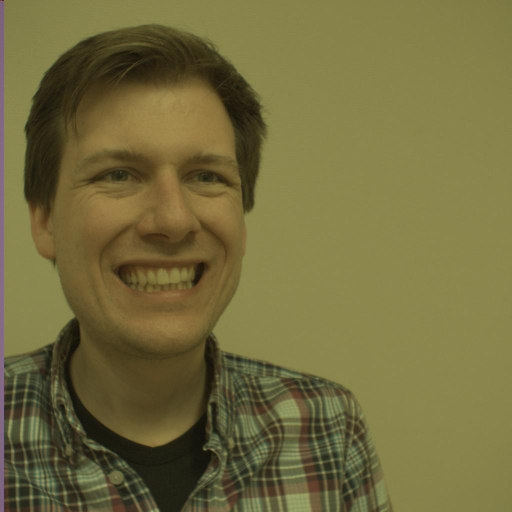
%> input picture samples/subjects/1/subject1_Left_1.jpg, 1024 x 1024 px (shown at 1/2 size)
$ octave main.m   (GNU Octave 9; MATLAB toolbox functions it lacks are replaced by stand-ins)
%> lines starting %> are read from the running program, lines starting %| are printed output that depends on the picture; in (x1, y1, x2, y2) boxes, pixels count from 0 and x2, y2 are one past the last pixel; in counts of white or black regions, pixels touching at a corner belong together; the program's own positions count from 1
%> further down, image_left is the input picture: size 1024x1024x3 uint8; mean R, G, B 115.2, 107.6, 62.1
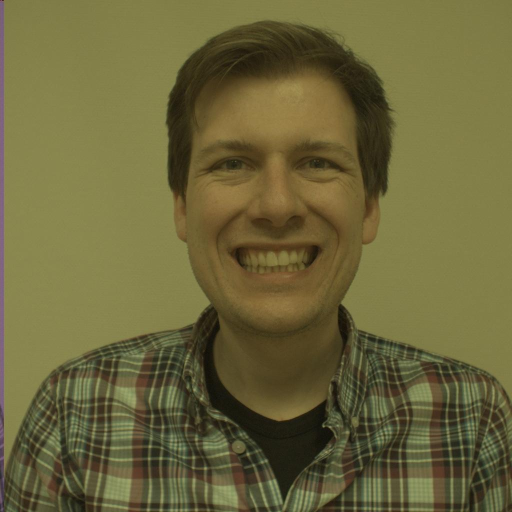
%> input picture samples/subjects/1/subject1_Middle_1.jpg, 1024 x 1024 px (shown at 1/2 size)
%> further down, image_middle is the input picture: size 1024x1024x3 uint8; mean R, G, B 107.9, 102, 59.5
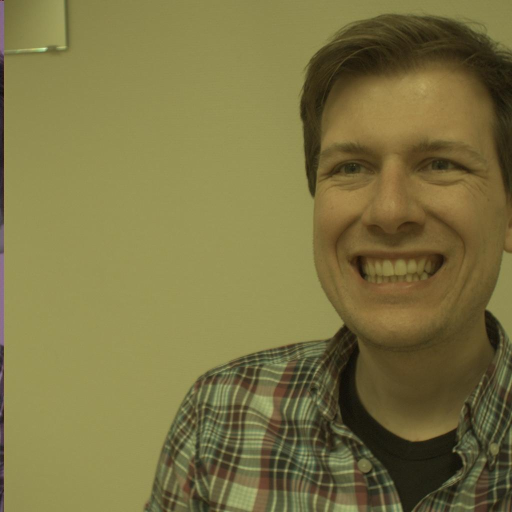
%> input picture samples/subjects/1/subject1_Right_1.jpg, 1024 x 1024 px (shown at 1/2 size)
%> further down, image_right is the input picture: size 1024x1024x3 uint8; mean R, G, B 124.2, 116.2, 67.5
### src/ut_edge.m
function [Iout]=ut_edge(varargin)
%ut_edge	Marr-Hilderth and Canny edge detectors
%
%   Iout = UT_EDGE(Iin) finds the possible edges in image Iin using an
%   implementation of the Canny edge detector. The derivatives are
%   calculated from a 2-D Gaussian function implemented with UT_GAUSS.
%   The localization is done by finding the zero-crossings of the second
%   directional derivatives (instead of directional maximum suppression
%   such as implemented by EDGE from the image processing toolbox). The
%   sigma (standard deviation) of the Gaussian  filtering is set to 2.
%   Iout is a 2-dimensional array with the same size as Iin. The no-edge
%   pixels are indicated in Iout as zeroes. Edge pixels carries the edge
%   strength as grey level. The edge strength is scaled between 0 and 1.
%
%   Iout = UT_EDGE(Iin,...,OPTION,OPTIONVAL,...) finds the possible edges
%   with some options switched on, and with parameter(s) set to OPTIONVAL.
%   The  following options are available:
%
%   'marrhildreth' or 'm':  Perform Marr-Hildreth operation, i.e. Laplacian
%                           of Gaussian, rather than Canny operation.
%   'canny' or 'c':         Perform Canny operation (default).
%   'sigma' or 's':         The width (standard deviation) of the Gaussian
%                           filtering is set to OPTIONVAL (default: 2)
%   'threshold' or 't':     Return a binary (logical) edge map instead of edge
%                           strengths. The edges are detected by
%                           thresholding it at OPTIONVAL. If OPTIONVAL is
%                           omitted, the default of the threshold is 0.1.
%   'hysteresis' or 'h':    Return a binary (logical) edge map instead of edge
%                           strengths. The edge are detected by hysteresis
%                           thresholding. Two thresholds are applied. The
%                           edges detected with the higher thresholds form
%                           the seed that is propagated in the edge
%                           segments obtained by thresholding with the
%                           lower threshold. OPTIONVAL is a two-element
%                           vector. The first element specifies the
%                           fraction of pixels that will be assigned to
%                           candidate edges (detected with the lower
%                           threshold). The second element is the fraction
%                           of pixels that will be assigned to seed edges
%                           (detected with the higher threshold). If
%                           OPTIONVAL is omitted, the default of [0.1 0.03]
%                           is assumed. If OPTIONVAL is a scalar, then the
%                           default assignment to the second element is
%                           0.3*OPTIONVAL.
%
%   Copyright: F. van der Heijden, F.vanderHeijden@utwente.nl
%   Laboratory for Measurements and Instrumentation
%   University of Twente, the Netherlands
%   Version 1.3, date: 21-02-2018
%
%   See also UT_GAUSS, EDGE.

[Iin,sigma,operator,threshold_method,thres_parm]=ParseInputs(varargin{:});

grad=(ut_gauss(Iin,sigma,1,0).^2+ut_gauss(Iin,sigma,0,1).^2).^0.5;
grad=grad/max(grad(:));

if strcmp(operator,'marrhildreth')
    lap=ut_gauss(Iin,sigma,2,0)+ut_gauss(Iin,sigma,0,2);
    zerocross=ut_levelx(lap,0.0);
    Iout=grad.*zerocross;
end

if strcmp(operator,'canny')
    SDGD=ut_gauss(Iin,sigma,1,0).^2.*ut_gauss(Iin,sigma,2,0)+ ...
        2*ut_gauss(Iin,sigma,1,0).*ut_gauss(Iin,sigma,0,1).*ut_gauss(Iin,sigma,1,1)+...
        ut_gauss(Iin,sigma,0,1).^2.*ut_gauss(Iin,sigma,0,2);
    zerocross=ut_levelx(SDGD,0.0);
    Iout=grad.*zerocross;
end

if strcmp(threshold_method,'threshold')
    Iout = logical(Iout>thres_parm(1));
end

if strcmp(threshold_method,'hysteresis')
    Iout_sorted = sort(Iout(:));
    thres_parm(1) = Iout_sorted(max(floor((1-thres_parm(1))*numel(Iout)),1));
    thres_parm(2) = Iout_sorted(max(floor((1-thres_parm(2))*numel(Iout)),1));
    Iout_mask = Iout>thres_parm(1);
    Iout_marker = Iout>thres_parm(2);
    Iout=imreconstruct(Iout_marker,Iout_mask);
end


%----------------------------------------------------------------------
% Subfunction ParseInputs
%----------------------------------------------------------------------

function [Iin,Sigma,operator,threshold_method,thres_parm] =  ParseInputs(varargin)

narginchk(1,30);


Iin = double(varargin{1});
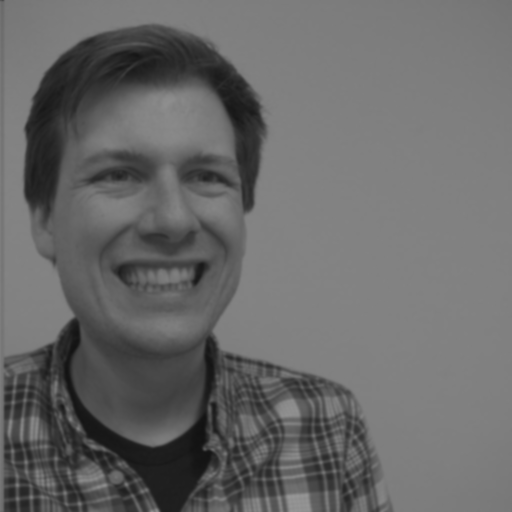
%> Iin: size 1024x1024 double (shown at 1/2 size); min 17, max 151, mean 104.7
if ndims(Iin)~=2
    error('Iin must be a 2-dimensional array');
end

%defaults
Sigma=2;
operator = 'canny';
threshold_method = 'none';
thres_parm = [0.1, 0.03];

options = {'canny','c','marrhildreth','m','threshold','t','hysteresis','h','sigma','s'};

if nargin>1
    for k=2:length(varargin)
        if ischar(varargin{k})
            string = lower(varargin{k});
            j = strmatch(string,options,'exact');
            if isempty(j)
                error(['Invalid input string: ''' varargin{k} '''.']);
            end
            switch string
                case {'canny','c','marrhildreth','m'}
                    if strcmp(string,'m'), string = 'marrhildreth'; end;
                    if strcmp(string,'c'), string = 'canny'; end;
                    operator = string;
                case {'sigma','s'}
                    if nargin>k & isnumeric(varargin{k+1})
                        Sigma = varargin{k+1};
                        k=k+1;
                    end
                case {'threshold','t'}
                    threshold_method = 'threshold';
                    thres_parm = [0.1 0.03];
                    if nargin>k & isnumeric(varargin{k+1})
                        thres_parm(1) = varargin{k+1};
                        k=k+1;
                    end
                case {'hysteresis','h'}
                    threshold_method = 'hysteresis';
                    thres_parm = [0.1 0.03];
                    if nargin>k & isnumeric(varargin{k+1})
                        thres_parm = varargin{k+1};
                        if length(thres_parm)==1
                            thres_parm(2) =  0.3*thres_parm(1);
                        end
                        k=k+1;
                    end
            end
        end
    end
%> this loop made 4 passes
%> (j, Sigma) on pass 3: (10, 2)
%> in ut_edge, `[Iin,sigma,operator,threshold_method,thres_parm]=ParseInputs(varargin{..`: sigma = 2; operator = 'canny'; threshold_method = 'hysteresis'; thres_parm = [0.1 0.03]
end

if Sigma<0
    error('Sigma must be positive');
end

if strcmp(threshold_method , 'hysteresis')
    if thres_parm(1)<0 | thres_parm(1)>1 | thres_parm(2)<0 | thres_parm(2)>1
        error('hysteresis: threshold parameters out of range');
    end
    if thres_parm(2)>thres_parm(1)
        error('hysteresis: the second threshold must be less than the first');
    end
end

### src/ut_gauss.m
function [Iout]=ut_gauss(varargin)
%ut_gauss	- 2-D filtering using Gaussian masks
%
%   H = UT_GAUSS(I,SIGMA,DX,DY) filters the data in image I with a 2-D FIR
%   filter whose PSF closely approximates a Gaussian function or one of its
%   derivatives. The width (scale; standard deviation) of the Gaussian is
%   SIGMA (default SIGMA=2).
%
%   Different types of masks can be specified by parameters DX,DY:
%
%       DX   - number of diferentiations in x direction
%       DY   - number of diferentiations in y direction
%
%   Default: DX=0,DY=0.
%
%   - DX+DY must be less or equal to 2.
%   - The size of the mask is 2*ceil(4*SIGMA)+1.
%   - The elements of the PSF are obtained by area sampling of the
%     continuous function, rather than impulse sampling. (Area sampling is
%     equivalent to impulse sampling preceded by a prefilter. The prefilter
%     prevents large aliasing errors that would otherwise occur if SIGMA is
%     too small (say, smaller than 1.5). However, the prefilter also introduces a
%     resolution error that becomes noticeable if SIGMA is smaller than,
%     say, 0.7. The response of the prefilter is a rectangular function with unit width).
%   - UT_GAUSS uses IMFILTER with the replication option on.
%
%   Copyright: F. van der Heijden, F.vanderHeijden@utwente.nl
%   Laboratory for Measurements and Instrumentation
%   University of Twente, the Netherlands
%   Version 1.0, date: 25-10-2004
%
%  See also IMFILTER
[Iin,sigma,typein]=ParseInputs(varargin{:});

winsiz = ceil(4*sigma);
n=2*winsiz+1;


%gaussian
if strcmp(typein,'normal')
    kernel=create_gauss_kernel(sigma,n,winsiz);
    Iout=imfilter(double(Iin),double(kernel),'replicate','conv');
    Iout=imfilter(double(Iout),double(kernel'),'replicate','conv');
end

%gauss-dx
if strcmp(typein,'dx')
    kernel=create_gauss_kernel(sigma,n,winsiz);
    Iout=imfilter(double(Iin),double(kernel'),'replicate','conv');
    kernel=create_gauss_kernel_x(sigma,n,winsiz);
    Iout=imfilter(double(Iout),double(kernel),'replicate','conv');
end

%gauss-dxdx
if strcmp(typein,'dxdx')
    kernel=create_gauss_kernel(sigma,n,winsiz);
    Iout=imfilter(double(Iin),double(kernel'),'replicate','conv');
    kernel=create_gauss_kernel_xx(sigma,n,winsiz);
    Iout=imfilter(double(Iout),double(kernel),'replicate','conv');
end

%gauss-dy
if strcmp(typein,'dy')
    kernel=create_gauss_kernel(sigma,n,winsiz);
    Iout=imfilter(double(Iin),double(kernel),'replicate','conv');
    kernel=create_gauss_kernel_x(sigma,n,winsiz);
    Iout=imfilter(double(Iout),double(kernel'),'replicate','conv');
end

%gauss-dydy
if strcmp(typein,'dydy')
    kernel=create_gauss_kernel(sigma,n,winsiz);
    Iout=imfilter(double(Iin),double(kernel),'replicate','conv');
    kernel=create_gauss_kernel_xx(sigma,n,winsiz);
    Iout=imfilter(double(Iout),double(kernel'),'replicate','conv');
end

%gauss-dxdy
if strcmp(typein,'dxdy')
    kernel=create_gauss_kernel_x(sigma,n,winsiz);
    Iout=imfilter(double(Iin),double(kernel),'replicate','conv');
    Iout=imfilter(double(Iout),double(kernel'),'replicate','conv');
end


%----------------------------------------------------------------------
% Subfunction ParseInputs
%----------------------------------------------------------------------

function [Iin,Sigma,typein] =  ParseInputs(varargin)
narginchk(1,4)
%MSG = NARGCHK(LOW,HIGH,N) returns an appropriate error message if
%    N is not between low and high. If it is, return empty matrix.

Iin = varargin{1};

%defaults
typein = 'normal';
Sigma=2;

methods = {'normal','dx','dxdx';'dy','dxdy','err';'dydy','err','err'};

if nargin>1
    Sigma=varargin{2};%!!!! special braces to make it numerical
%> Sigma = 2
end
if nargin>2
    if nargin==4
        i = varargin{3};
%> i = 1
        j = varargin{4};
%> j = 0
        if ((j>2)|(i>2)|(j<0)|(i<0)|(round(i)~=i)|(round(j)~=j))
            typein='err';
        else
            typein = methods{j+1,i+1};
%> typein = 'dx'
%> in ut_gauss, `[Iin,sigma,typein]=ParseInputs(varargin{:});`: sigma = 2; typein = 'dx'
%> in ut_gauss, `winsiz = ceil(4*sigma);`: winsiz = 8
%> in ut_gauss, `n=2*winsiz+1;`: n = 17
        end
        if strcmp(typein,'err')
            disp('DX+DY must be less or equal to 2.');
            error(['Invalid input string: ',num2str(varargin{3}),',',num2str(varargin{4}),'.']);
        end
    else
        error(['If DX is specified DY must be specified!!!']);
    end
end


if Sigma<0
    error('Sigma must be positive');
end
return

%--------------------------------------------------------------------------
%   Subfunction create_gauss_kernel
%--------------------------------------------------------------------------
function kernel=create_gauss_kernel(sigma,n,winsiz)
%> called with sigma = 2, n = 17, winsiz = 8
kernel=zeros(1,n);
c = 1.0/(sigma*sqrt(2));
%> c = 0.354
for i=1:winsiz+1
    hulp(i) = erf((i-1+0.5)*c)-erf((i-1-0.5)*c);
end
%> this loop made 9 passes
%> after the loop, hulp = [0.395 0.349 0.242 0.131 0.0557 0.0185 0.00481 0.000977 0.000155]
accu = hulp(1);
%> accu = 0.395
for i=2:winsiz+1
    accu = accu+(2.0*hulp(i));
end
%> this loop made 8 passes
%> accu on passes 1 to 8: 1.09, 1.58, 1.84, 1.95, 1.99, 2, 2, 2

for i=1:winsiz
    kernel(winsiz+1-i) = (hulp(i+1)/accu);
    kernel(winsiz+1+i) = (hulp(i+1)/accu);
end
%> this loop made 8 passes
%> after the loop, kernel = 17 values, max 0.175 at index 8, min 0 at index 9, mean 0.0472
%> in ut_gauss, `kernel=create_gauss_kernel(sigma,n,winsiz);`: kernel = 17 values, max 0.197 at index 9, min 7.77e-05 at index 1, mean 0.0588
kernel(winsiz+1) = (hulp(1)/accu);
return


%--------------------------------------------------------------------------
%   Subfunction create_gauss_kernel_x
%--------------------------------------------------------------------------
function kernel=create_gauss_kernel_x(sigma,n,winsiz)
%> called with sigma = 2, n = 17, winsiz = 8
c =  1.0/(sigma*sqrt(2.0*pi));
%> c = 0.199
sigma2=sigma^2;
%> sigma2 = 4
kernel=zeros(1,n);

for i=1:n
    x=i-winsiz-1;
    x1 = x - 0.5;
    x2 = x + 0.5;
    kernel(i)= c*(exp(-0.5*x2*x2/sigma2)-exp(-0.5*x1*x1/sigma2));
end
%> this loop made 17 passes
%> (x1, x2) on passes 1 to 8: (-8.5, -7.5), (-7.5, -6.5), (-6.5, -5.5), (-5.5, -4.5), (-4.5, -3.5), (-3.5, -2.5), (-2.5, -1.5), (-1.5, -0.5)
%> after the loop, kernel = 17 values, max 0.0592 at index 7, min -0.0592 at index 11, mean 8.21e-19
%> in ParseInputs (call 2), `i = varargin{3};`: i = 0
%> in ParseInputs (call 2), `j = varargin{4};`: j = 1
%> in ParseInputs (call 2), `typein = methods{j+1,i+1};`: typein = 'dy'
%> the loop in create_gauss_kernel (call 2), `for i=1:winsiz+1` made 9 passes
%> the loop in create_gauss_kernel (call 2), `for i=2:winsiz+1` made 8 passes
%> the loop in create_gauss_kernel (call 2), `for i=1:winsiz` made 8 passes
%> the loop in create_gauss_kernel_x (call 2), `for i=1:n` made 17 passes
%> in ut_edge, `grad=(ut_gauss(Iin,sigma,1,0).^2+ut_gauss(Iin,sigma,0,1).^2).^0.5;`:
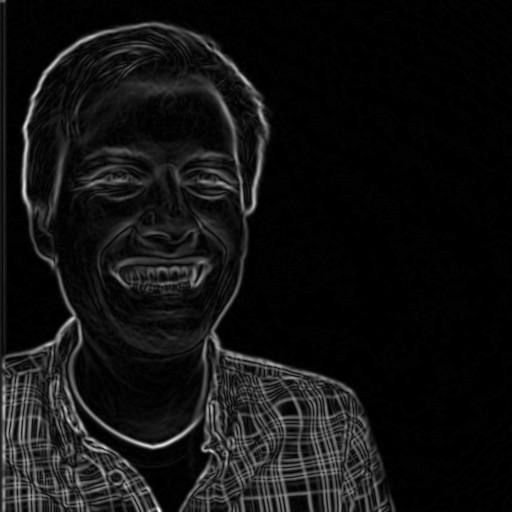
%> grad: size 1024x1024 double (shown at 1/2 size); min 7.46e-16, max 13.4, mean 0.958; drawn with min black and max white
return


%--------------------------------------------------------------------------
%   Subfunction create_gauss_kernel_xx
%--------------------------------------------------------------------------
function kernel=create_gauss_kernel_xx(sigma,n,winsiz)
%> called with sigma = 2, n = 17, winsiz = 8
c =  1.0/(sigma^3*sqrt(2.0*pi));
%> c = 0.0499
sigma2=sigma^2;
kernel=zeros(1,n);
for i=1:n
    x=i-winsiz-1;
    x1 = x - 0.5;
    x2 = x + 0.5;
    if (i==1)
        kernel(i)= c*(-x2*exp(-0.5*x2*x2/sigma2));
    else
        if (i==n)
            kernel(i)= c*(x1*exp(-0.5*x1*x1/sigma2));
        else
            kernel(i)= c*(x1*exp(-0.5*x1*x1/sigma2)-x2*exp(-0.5*x2*x2/sigma2));
        end
    end
end
%> after the loop, kernel = 17 values, max 0.0199 at index 5, min -0.0483 at index 9, mean 4.88e-19
%> the loop in create_gauss_kernel_xx (call 2), `for i=1:n` made 17 passes
return

### src/ut_levelx.m
function [Iout]=ut_levelx(varargin)
%ut_levelx  finding level crossings
%
%   IOUT=UT_LEVELX(IN,LEVEL) outputs a map of the input image IN that
%   indicates the positions where the gray levels cross the level LEVEL.
%   The contour, thus obtained, is 8 connected. The input image must be an
%   intensity image. The function is used in UT_EDGE for zero crossing
%   detection.
%
%   Default: LEVEL=0.
%
%   Copyright: F. van der Heijden, F.vanderHeijden@utwente.nl
%   Laboratory for Measurements and Instrumentation
%   University of Twente, the Netherlands
%   Version 1.0, date: 27-10-2004
%
%   See also UT_EDGE, IMCONTOUR.

[Iin,level] =  ParseInputs(varargin{:});
%> in ParseInputs, `level=varargin{2};`: level = 0
%> level = 0

[m,n,~]=size(Iin);

% pad image with border and replicate pixels:
b = zeros(m+2,n+2);
b(1+(1:m),1+(1:n)) = Iin;
b(1+(1:m),1) = b(1+(1:m),2);
%> b: size 1026x1026 double; min -285.7, max 249.6, mean 0.1; mean of the top-left, top-right, bottom-left and bottom-right quarters 0, 0, 0.2, 0.1
b(1+(1:m),end) = b(1+(1:m),end-1);
b(1,1+(1:n)) = b(2,1+(1:n));
b(end,1+(1:n)) = b(end-1,1+(1:n));
b(1,1) = b(2,2);
b(1,end) = b(2,end-1);
b(end,1) = b(end-1,2);
b(end,end) = b(end-1,end-1);
n = n+2;
m = m+2;
Iout = zeros(size(b));

% level crossings in row direction
b = b-level;
a = circshift(b,[-1 0]);
c = circshift(b,[+1 0]);
ind = find(a.*b<0);
%> ind = 101988 values from 3 to 1052676
ac = a(ind);
bc = b(ind);
ind = ind + double(abs(bc)>=abs(ac));
ind = mod(ind-1,n*m)+1;
Iout(ind) = 1;
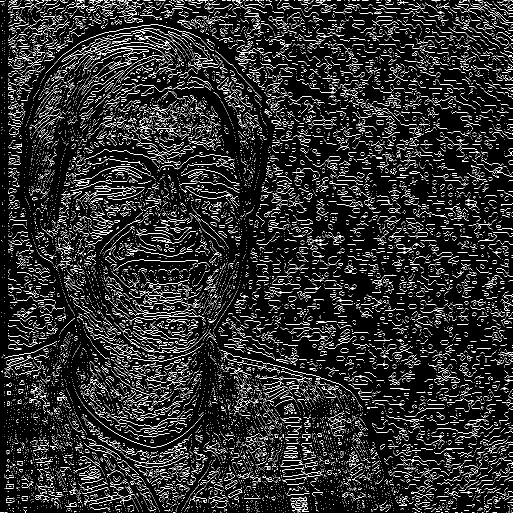
%> Iout: size 1026x1026 double (shown at 1/2 size); values 0 (black) and 1 (white), 9.3% white in thin lines or dots
ind = (a.*b>=0) & (b==0) & (a.*c<0);
%> ind: size 1026x1026 logical; every value is 0
Iout(ind) = 1;

% level crossings in column direction
a = circshift(b,[0 -1]);
c = circshift(b,[0 +1]);
ind = find(a.*b<0);
%> ind = 103370 values from 1078 to 1052676
ac = a(ind);
bc = b(ind);
ind = ind + double(abs(bc)>=abs(ac))*m;
ind = mod(ind-1,n*m)+1;
Iout(ind) = 1;
%> Iout: size 1026x1026 double; values 0 (black) and 1 (white), 13.8% white in thin lines or dots
ind = (a.*b>=0) & (b==0) & (a.*c<0);
Iout(ind) = 1;

% crop border:
Iout = Iout(2:end-1,2:end-1);


%----------------------------------------------------------------------
% Subfunction ParseInputs
%----------------------------------------------------------------------

function [Iin,level] =  ParseInputs(varargin)

narginchk(1,2);
%MSG = NARGCHK(LOW,HIGH,N) returns an appropriate error message if
%    N is not between low and high. If it is, return empty matrix.

Iin = double(varargin{1});

%defaults
level=0;

if nargin==2
      level=varargin{2};
end


### src/removeBackground.m
function [out, mask] = removeBackground(image)
	% detect the face edges
	edges = findFaceContour(image);
	% make edges fully connected
	se = strel('diamond', 8);
	edges = imclose(edges, se);
%> edges: size 1024x1024 logical; 28.9% white; 1 white region, box (x1, y1, x2, y2) and area: (0, 0, 787, 1024) 303390
	% remove everything but the face
	mask = imfill(edges, 'holes');
%> mask: size 1024x1024 logical; 43.8% white; 1 white region, box (x1, y1, x2, y2) and area: (0, 0, 787, 1024) 459698
	out = uint8(image) .* uint8(mask);
  %out(find(out == 0)) = NaN;
end


function edges = findFaceContour(image)
	edges = ut_edge(image, 'c', 'h', 's', 2);
%> in ParseInputs (call 2), `Iin = double(varargin{1});`:
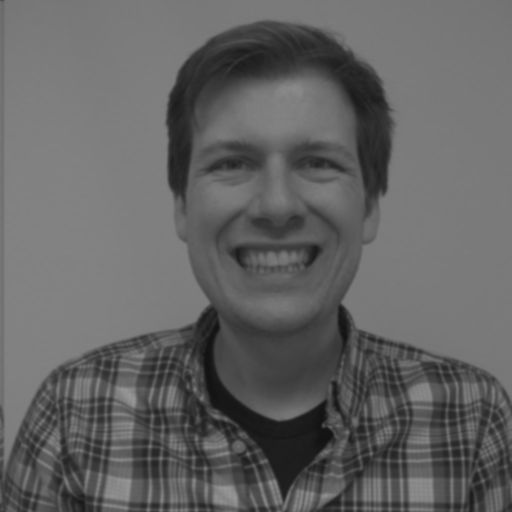
%> Iin: size 1024x1024 double (shown at 1/2 size); min 17, max 152, mean 99.1
%> the loop in ParseInputs (call 2), `for k=2:length(varargin)` made 4 passes
%> in ut_gauss (call 13), `Iout=imfilter(double(Iout),double(kernel),'replicate','conv');`:
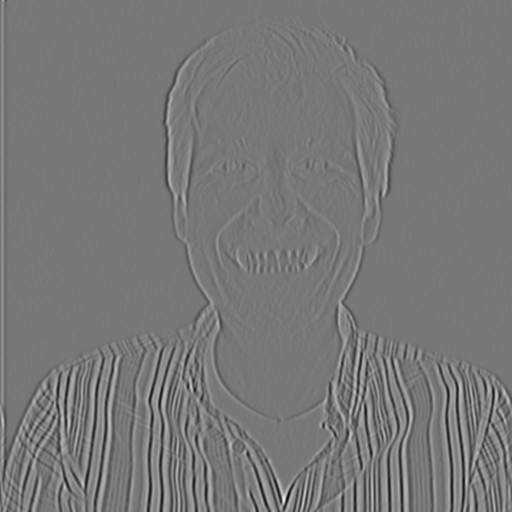
%> Iout: size 1024x1024 double (shown at 1/2 size); min -4.04, max 4.55, mean 0.000847; drawn with min black and max white
end

### src/createPointCloud.m
function [pc, dm] = createPointCloud(left_img, right_img, drange, sigma, mask_to_use, texture_to_use, stereo_parameters)
  [left, right, mask_l, mask_r] = preprocessImages(left_img, right_img, sigma, stereo_parameters);
  dm = disparity(left, right, ...
    'BlockSize', 5, ...
    'DisparityRange', drange, ...
    'Method', 'SemiGlobal',...
    'UniquenessThreshold', 15,...
    'DistanceThreshold', 5,...
    'ContrastThreshold', 0.7);
  % remove unreliable pixels
  if strcmp(mask_to_use, 'l')
    mask = mask_l;
  elseif strcmp(mask_to_use, 'r')
    mask = mask_r;
  elseif strcmp(mask_to_use, 'both')
    mask = mask_l | mask_r;
  end
  unreliable = dm == -realmax('single') | (1 - mask);
  dm = dm .* (1 - unreliable);
  % rectify colored images for color
  [left_rect, right_rect] = rectifyStereoImages(left_img, right_img, stereo_parameters,...
                                                'OutputView', 'full');
  if strcmp(texture_to_use, 'l')
    texture = left_rect;
  elseif strcmp(texture_to_use, 'r')
    texture = right_rect;
  end
  pc = pointCloud(reconstructScene(dm, stereo_parameters), 'Color', texture);
end

### src/preprocessImages.m
function [left, right, mask_l, mask_r] = preprocessImages(left_img, right_img, sigma, stereo_params)
    [left, mask_l] = removeBackground(imgaussfilt(rgb2gray(left_img), sigma));
    [right, mask_r] = removeBackground(imgaussfilt(rgb2gray(right_img), sigma));
%> the run ends on the next line
    [mask_l, mask_r] = rectifyStereoImages(mask_l, mask_r, stereo_params,...
                                           'OutputView', 'full');
    [left, right] = rectifyStereoImages(left, right, stereo_params,...
                                        'OutputView', 'full');
end

### main.m
clear all;
close all;

addpath('src');

load('calibration/caliblm.mat');
load('calibration/calibmr.mat');

image_left = imread('samples/subjects/1/subject1_Left_1.jpg');
image_middle = imread('samples/subjects/1/subject1_Middle_1.jpg');
image_right = imread('samples/subjects/1/subject1_Right_1.jpg');

drange = [160, 416];

sigma = 2;

[pclm, dmlm] = createPointCloud(image_left, image_middle, drange, sigma, 'l', 'r', stereoParamsLM);
